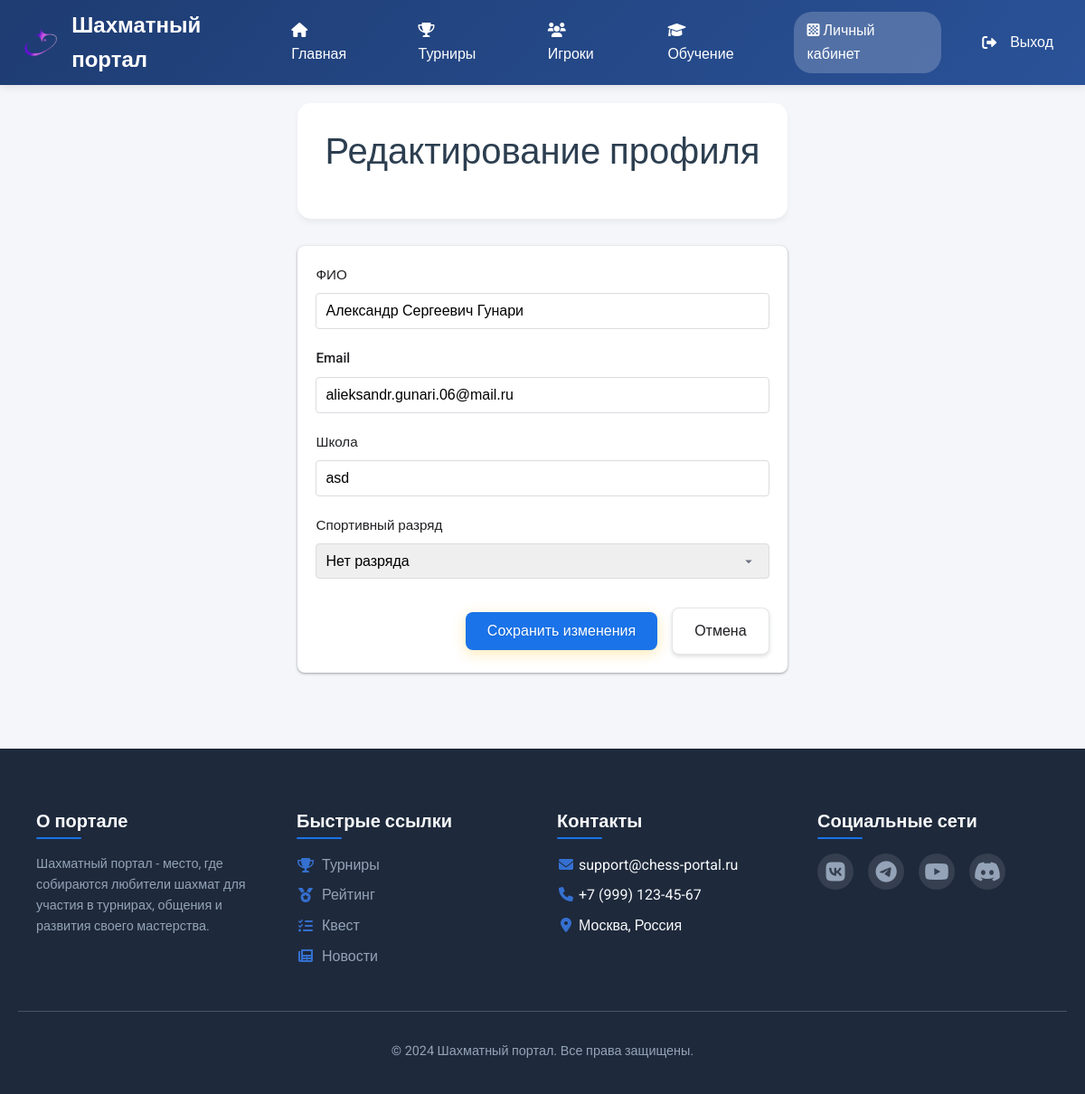
The app's page /chess/edit-profile.php (signed in) with its own data.
### tables this page shows
CREATE TABLE `users` (
  `id` int NOT NULL,
  `full_name` varchar(255) NOT NULL,
  `email` varchar(255) NOT NULL,
  `password` varchar(255) NOT NULL,
  `school` varchar(255) DEFAULT NULL,
  `grade` varchar(50) DEFAULT NULL,
  `location` varchar(255) DEFAULT NULL,
  `age` int DEFAULT NULL,
  `gender` enum('male','female') DEFAULT NULL,
  `training_status` enum('self','club') DEFAULT NULL,
  `coach_name` varchar(255) DEFAULT NULL,
  `rating` int DEFAULT NULL,
  `sports_rank` varchar(50) DEFAULT NULL,
  `competition_history` text,
  `training_time` varchar(255) DEFAULT NULL,
  `other_sports` text,
  `role` enum('user','admin','trainer') DEFAULT 'user',
  `created_at` timestamp NULL DEFAULT CURRENT_TIMESTAMP,
  `updated_at` timestamp NULL DEFAULT CURRENT_TIMESTAMP ON UPDATE CURRENT_TIMESTAMP
);

### chess/edit-profile.php (the view, shortened to what this page needs)
<?php
require_once 'config/database.php';
$user_id = $_SESSION['user_id'];
$query = "SELECT * FROM users WHERE id = ?";
$stmt = $pdo->prepare($query);
$stmt->execute([$user_id]);
$user = $stmt->fetch();
$current_page = 'dashboard';
?>
<!DOCTYPE html>
<html lang="ru">
<head>
    <link rel="stylesheet" href="https://cdnjs.cloudflare.com/ajax/libs/font-awesome/6.0.0/css/all.min.css">
    <link rel="stylesheet" href="css/style.css">
    <link rel="stylesheet" href="css/tournaments.css">
</head>
<body>
    <nav class="main-nav">
        <div class="nav-container">
            <a href="index.php" class="logo">
                <img src="images/logo.png" alt="Шахматный портал">
                <span>Шахматный портал</span>
            </a>
            <div class="nav-menu">
                <a href="index.php" <?php echo $current_page === 'home' ? 'class="active"' : ''; ?>>
                    <i class="fas fa-home"></i> Главная
                </a>
                <a href="tournaments.php" <?php echo $current_page === 'tournaments' ? 'class="active"' : ''; ?>>
                    <i class="fas fa-trophy"></i> Турниры
                </a>
                <a href="players.php" <?php echo $current_page === 'players' ? 'class="active"' : ''; ?>>
                    <i class="fas fa-users"></i> Игроки
                </a>
                <a href="training.php" <?php echo $current_page === 'training' ? 'class="active"' : ''; ?>>
                    <i class="fas fa-graduation-cap"></i> Обучение
                </a>
                <?php if (isset($_SESSION['user_id'])): ?>
                    <a href="dashboard.php" <?php echo $current_page === 'dashboard' ? 'class="active"' : ''; ?>>
                        <i class="fas fa-chess-board"></i> Личный кабинет
                    </a>
                    <a href="logout.php" class="nav-menu-right">
                        <i class="fas fa-sign-out-alt"></i> Выход
                    </a>
                <?php endif; ?>
            </div>
        </div>
    </nav>
    <main class="container">
        <div class="dashboard-header">
            <h1>Редактирование профиля</h1>
        </div>
        <div class="form-container">
            <form method="POST" class="profile-form">
                <div class="form-group">
                    <label for="full_name">ФИО</label>
                    <input type="text" id="full_name" name="full_name" value="<?php echo htmlspecialchars($user['full_name'] ?? ''); ?>" required>
                </div>
                <div class="form-group">
                    <label for="email">Email</label>
                    <input type="email" id="email" name="email" value="<?php echo htmlspecialchars($user['email'] ?? ''); ?>" required>
                </div>
                <div class="form-group">
                    <label for="school">Школа</label>
                    <input type="text" id="school" name="school" value="<?php echo htmlspecialchars($user['school'] ?? ''); ?>">
                </div>
                <div class="form-group">
                    <label for="sports_rank">Спортивный разряд</label>
                    <select id="sports_rank" name="sports_rank">
                        <option value="">Нет разряда</option>
                    </select>
                </div>
                <div class="form-actions">
                    <button type="submit" class="btn btn-primary">Сохранить изменения</button>
                    <a href="dashboard.php" class="btn btn-secondary">Отмена</a>
                </div>
            </form>
        </div>
    </main>
    <?php include 'includes/footer.php'; ?>
</body>
</html>

### chess/css/tournaments.css (style rules this page uses)
body { background-color: #f5f6fa; color: #2c3e50; font-family: 'Roboto', sans-serif; }
.container { max-width: 1200px; margin: 0 auto; padding: 20px; }
.main-nav { background: linear-gradient(135deg, #1e3c72 0%, #2a5298 100%); padding: 15px 0; box-shadow: 0 2px 10px rgba(0, 0, 0, 0.1); position: sticky; top: 0; z-index: 1000; }
.nav-container { max-width: 1200px; margin: 0 auto; display: flex; justify-content: space-between; align-items: center; padding: 0 20px; }
.logo { color: white; font-size: 24px; font-weight: 700; text-decoration: none; display: flex; align-items: center; }
.logo img { height: 40px; margin-right: 10px; }
.nav-menu { display: flex; gap: 30px; align-items: center; }
.nav-menu a { color: white; text-decoration: none; font-weight: 500; padding: 8px 15px; border-radius: 20px; transition: all 0.3s ease; }
.nav-menu a.active { background: rgba(255, 255, 255, 0.2); }
.btn { padding: 0.6rem 1.2rem; border-radius: 8px; font-weight: 500; text-decoration: none; display: inline-flex; align-items: center; gap: 0.5rem; transition: all 0.3s ease; border: none; cursor: pointer; }
.btn-primary { background: var(--primary-color); color: white; }
.btn-secondary { background: var(--background-white); color: var(--text-primary); border: 1px solid rgba(0, 0, 0, 0.1); }

### records on screen
users: full_name "Александр Сергеевич Гунари", email "alieksandr.gunari.06@mail.ru", school "asd"
